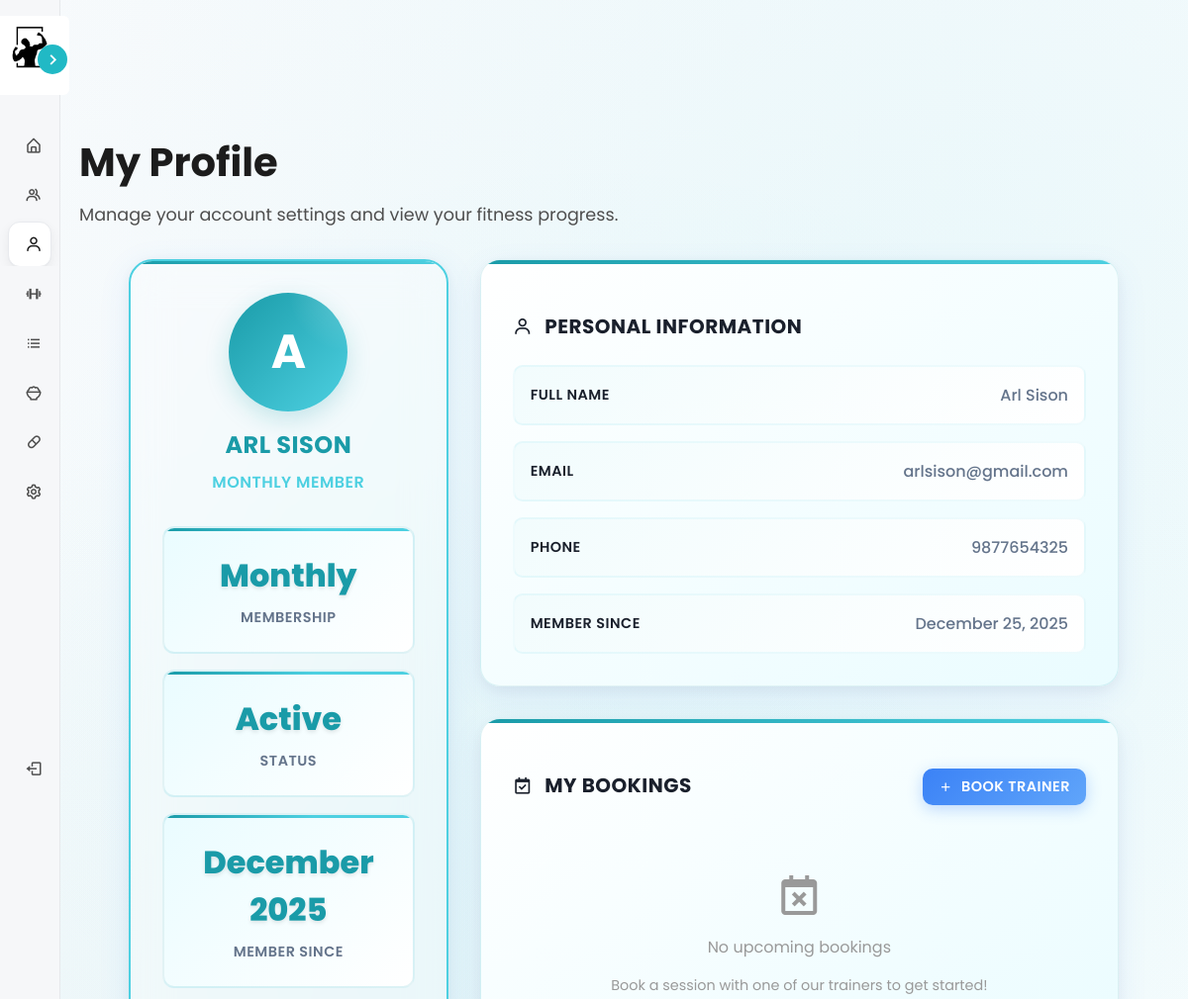
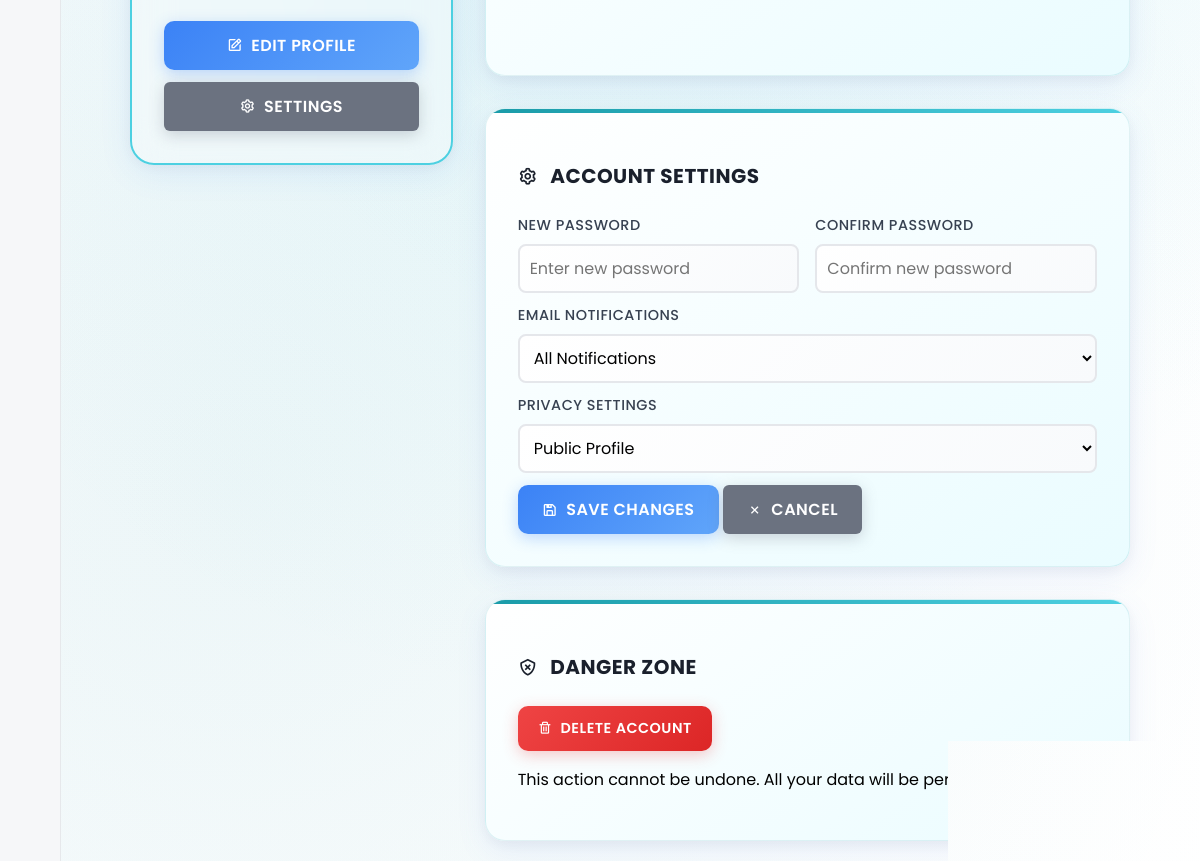
The app's page /views/member/profile.php (signed in) with its own data (2 pictures, top to bottom).
### tables this page shows
CREATE TABLE `members` (
  `member_id` int(11) NOT NULL,
  `user_id` int(11) NOT NULL,
  `full_name` varchar(100) NOT NULL,
  `email` varchar(100) NOT NULL,
  `phone` varchar(20) DEFAULT NULL,
  `address` text DEFAULT NULL,
  `membership_type` enum('monthly','annual') DEFAULT 'monthly',
  `start_date` date DEFAULT NULL,
  `end_date` date DEFAULT NULL,
  `status` enum('active','inactive') DEFAULT 'active'
);

### models/Member.php (called while the page is built, shortened)
<?php
require_once __DIR__ . '/../config/database.php';
class Member {
    private $conn;
    public function __construct() {
        $database = new Database();
        $this->conn = $database->getConnection();
    }
    public function getMemberByUserId($user_id) {
        try {
            $stmt = $this->conn->prepare("SELECT * FROM members WHERE user_id = :user_id");
            $stmt->bindParam(':user_id', $user_id, PDO::PARAM_INT);
            $stmt->execute();
            return $stmt->fetch(PDO::FETCH_ASSOC);
        } catch (PDOException $e) {
            error_log("Get member by user_id error: " . $e->getMessage());
            return false;
        }
    }
}

### config/database.php (called while the page is built, shortened)
<?php
class Database {
    private $host = "localhost";
    private $db_name = "gymmanagement";
    private $username = "root";
    private $password = "";
    public function getConnection() {
        $this->conn = null;
        try {
            $this->conn = new PDO("mysql:host=" . $this->host . ";dbname=" . $this->db_name,
                                   $this->username, $this->password);
            $this->conn->exec("set names utf8");
        } catch(PDOException $exception) {
            echo "Connection error: " . $exception->getMessage();
        }
        return $this->conn;
    }
}
?>

### controllers/BookingController.php (called while the page is built, shortened)
<?php
require_once __DIR__ . '/../models/Member.php';
class BookingController {
    private $bookingModel;
    private $memberModel;
    public function __construct() {
        $this->bookingModel = new Booking();
        $this->memberModel = new Member();
    }
    public function getMemberBookings($userId) {
        $member = $this->memberModel->getMemberByUserId($userId);
        return $this->bookingModel->getMemberBookings($member['member_id']);
    }
}

### views/member/profile.php (the view, shortened to what this page needs)
<?php
require_once '../../models/Member.php';
require_once '../../controllers/BookingController.php';
$memberModel = new Member();
$bookingController = new BookingController();
$user_id = $_SESSION['user_id'];
$user = $memberModel->getMemberByUserId($user_id);
$bookings = $bookingController->getMemberBookings($_SESSION['user_id']);
$upcomingBookings = array_filter($bookings, function($booking) {
    $bookingDateTime = $booking['booking_date'] . ' ' . $booking['booking_time'];
    $now = date('Y-m-d H:i:s');
    return ($booking['status'] === 'pending' || $booking['status'] === 'confirmed') && $bookingDateTime >= $now;
});
?>
<!DOCTYPE html>
<html lang="en">
<head>
    <link rel="stylesheet" href="../../assets/css/member_styles.css">
    <link rel="stylesheet" href="../../assets/css/profile_styles.css">
    <link href='https://unpkg.com/boxicons@2.1.4/css/boxicons.min.css' rel='stylesheet'>
</head>
<body>
    <?php include '../components/dynamic_sidebar.php'; ?>
    <div class="main-content">
        <div class="content-wrapper">
            <div class="dashboard-header">
                <h1>My Profile</h1>
                <p>Manage your account settings and view your fitness progress.</p>
            </div>
            <div class="profile-container">
                <div class="profile-sidebar">
                    <div class="profile-header">
                        <div class="profile-avatar">
                            <?= strtoupper(substr($user['full_name'], 0, 1)) ?>
                        </div>
                        <h2 class="profile-name"><?= htmlspecialchars($user['full_name']) ?></h2>
                        <p class="profile-role"><?= htmlspecialchars($user['membership_type']) ?> Member</p>
                    </div>
                    <div class="profile-stats">
                        <div class="stat-item">
                            <h4><?= ucfirst($user['membership_type']); ?></h4>
                            <p>Membership</p>
                        </div>
                        <div class="stat-item">
                            <h4><?= ucfirst($user['status']); ?></h4>
                            <p>Status</p>
                        </div>
                        <div class="stat-item">
                            <h4><?= date('F Y', strtotime($user['start_date'])); ?></h4>
                            <p>Member Since</p>
                        </div>
                    </div>
                    <div class="profile-actions">
                        <button class="btn btn-primary">
                            <i class='bx bx-edit'></i>
                            Edit Profile
                        </button>
                        <button class="btn btn-secondary">
                            <i class='bx bx-cog'></i>
                            Settings
                        </button>
                    </div>
                </div>
                <div class="profile-content">
                    <div class="profile-section">
                        <h3><i class='bx bx-user'></i> Personal Information</h3>
                        <div class="profile-info">
                            <div class="info-item">
                                <span class="info-label">Full Name</span>
                                <span class="info-value"><?= htmlspecialchars($user['full_name']) ?></span>
                            </div>
                            <div class="info-item">
                                <span class="info-label">Email</span>
                                <span class="info-value"><?= htmlspecialchars($user['email']) ?></span>
                            </div>
                            <div class="info-item">
                                <span class="info-label">Phone</span>
                                <span class="info-value"><?= htmlspecialchars($user['phone']) ?></span>
                            </div>
                            <div class="info-item">
                                <span class="info-label">Member Since</span>
                                <span class="info-value"><?= date('F j, Y', strtotime($user['start_date'])) ?></span>
                            </div>
                        </div>
                    </div>
                    <div class="profile-section">
                        <div style="display: flex; justify-content: space-between; align-items: center; margin-bottom: 1rem;">
                            <h3><i class='bx bx-calendar-check'></i> My Bookings</h3>
                            <a href="coaches.php" class="btn btn-primary" style="padding: 0.5rem 1rem; font-size: 0.9rem;">
                                <i class='bx bx-plus'></i>
                                Book Trainer
                            </a>
                        </div>
                        <?php if (empty($upcomingBookings)): ?>
                            <div style="text-align: center; padding: 2rem; color: #999;">
                                <i class='bx bx-calendar-x' style="font-size: 3rem; margin-bottom: 1rem; display: block;"></i>
                                <p>No upcoming bookings</p>
                                <p style="font-size: 0.9rem; margin-top: 0.5rem;">Book a session with one of our trainers to get started!</p>
                            </div>
                        <?php endif; ?>
                    </div>
                    <div class="profile-section">
                        <h3><i class='bx bx-cog'></i> Account Settings</h3>
                        <form class="profile-form" method="post">
                            <div class="form-row">
                                <div class="form-group">
                                    <label for="password">New Password</label>
                                    <input type="password" id="password" name="password" placeholder="Enter new password">
                                </div>
                                <div class="form-group">
                                    <label for="confirm_password">Confirm Password</label>
                                    <input type="password" id="confirm_password" name="confirm_password" placeholder="Confirm new password">
                                </div>
                            </div>
                            <div class="form-group">
                                <label for="notifications">Email Notifications</label>
                                <select id="notifications" name="notifications">
                                    <option value="all">All Notifications</option>
                                </select>
                            </div>
                            <div class="form-group">
                                <label for="privacy">Privacy Settings</label>
                                <select id="privacy" name="privacy">
                                    <option value="public">Public Profile</option>
                                </select>
                            </div>
                            <div class="form-actions">
                                <button type="submit" class="btn btn-primary">
                                    <i class='bx bx-save'></i>
                                    Save Changes
                                </button>
                                <button type="button" class="btn btn-secondary">
                                    <i class='bx bx-x'></i>
                                    Cancel
                                </button>
                            </div>
                        </form>
                    </div>
                    <div class="profile-section">
                        <h3><i class='bx bx-shield-x'></i> Danger Zone</h3>
                        <div class="danger-actions">
                            <button class="btn btn-danger">
                                <i class='bx bx-trash'></i>
                                Delete Account
                            </button>
                            <p class="danger-warning">This action cannot be undone. All your data will be permanently deleted.</p>
                        </div>
                    </div>
                </div>
            </div>
        </div>
    </div>
</body>
</html>

### assets/css/member_styles.css (style rules this page uses)
* { font-family: "Poppins", sans-serif; }
:root { --primary-color: #21b9c5; --body-color: #d2d2d3; --sidebar-color: #ffffff; --text-color: rgb(78, 78, 78); --accent: #1c1c1c; --font-family: 'Poppins', sans-serif; --tran-02: all 0.2s ease; --tran-03: all 0.3s ease; --tran-04: all 0.4s ease; --tran-05: all 0.5s ease; }
body { height: 100vh; background: var(--body-color); margin: 0; padding: 0; }
.main-content { margin-left: 250px; padding: 20px; transition: var(--tran-03); min-height: 100vh; }
.sidebar.close ~ .main-content { margin-left: 60px; }
.content-wrapper { max-width: 1200px; margin: 0 auto; }
a { text-decoration: none; color: inherit; }
.main-content { margin-top: 60px; }
.dashboard-header { margin-bottom: 30px; }
.dashboard-header h1 { color: var(--accent); margin-bottom: 10px; font-size: 2.5rem; }
.dashboard-header p { color: var(--text-color); font-size: 1.1rem; margin: 0; }
.btn-primary { background: var(--primary-color); color: var(--sidebar-color); border: none; padding: 10px 20px; border-radius: 6px; font-weight: 500; cursor: pointer; transition: var(--tran-03); }
:root { --sidebar-bg: #f6f7f9; --sidebar-card: #ffffff; --sidebar-hover: #eef0f3; --muted: #9aa0a6; }

### assets/css/modal_styles.css (style rules this page uses)
.form-group { margin-bottom: 0.75rem; }
.form-group label { display: block; margin-bottom: 0.5rem; font-weight: 500; color: #374151; }
.form-group input, .form-group select, .form-group textarea { width: 100%; padding: 0.625rem; border: 2px solid #e5e7eb; border-radius: 8px; font-size: 1rem; transition: border-color 0.3s ease; box-sizing: border-box; }
.form-row { display: flex; gap: 1rem; margin-bottom: 0.75rem; }
.form-row .form-group { flex: 1; margin-bottom: 0; }
.btn { transition: all 0.3s ease; }
.btn-primary { background: linear-gradient(135deg, #3b82f6 0%, #60a5fa 100%); color: white; padding: 0.75rem 1.5rem; border: none; border-radius: 10px; cursor: pointer; font-size: 1rem; box-shadow: 0 4px 15px rgba(59, 130, 246, 0.3); transition: all 0.3s ease; }
.btn-secondary { background: #6b7280; color: white; padding: 0.75rem 1.5rem; border: none; border-radius: 6px; cursor: pointer; font-size: 1rem; }

### records on screen
members: full_name "A", full_name "ARL SISON", membership_type "MONTHLY", membership_type "Monthly", status "Active", start_date "December 2025", full_name "Arl Sison", email "arlsison@gmail.com", phone "9877654325", start_date "December 25, 2025"
